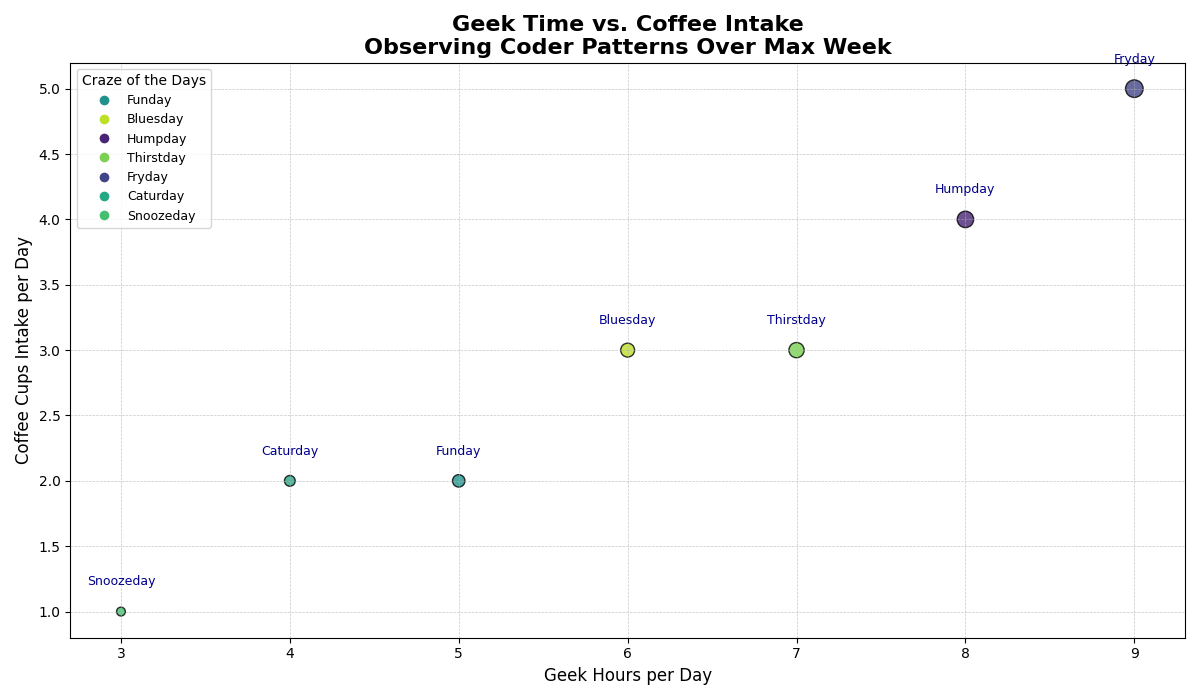

Source code (Python):
import matplotlib.pyplot as plt
import numpy as np

# Altered days of the week
days = ["Funday", "Bluesday", "Humpday", "Thirstday", "Fryday", "Caturday", "Snoozeday"]
hours_of_coding = np.array([5, 6, 8, 7, 9, 4, 3])
caffeine_consumption = np.array([2, 3, 4, 3, 5, 2, 1])
tiredness_level = np.array([4, 5, 7, 6, 8, 3, 2])
marker_sizes = tiredness_level * 20

shuffled_colors = np.array([
    plt.cm.viridis(0.5),
    plt.cm.viridis(0.9),
    plt.cm.viridis(0.1),
    plt.cm.viridis(0.8),
    plt.cm.viridis(0.2),
    plt.cm.viridis(0.6),
    plt.cm.viridis(0.7)
])

plt.figure(figsize=(12, 7))
plt.scatter(hours_of_coding, caffeine_consumption, s=marker_sizes, c=shuffled_colors, alpha=0.8, edgecolors='black', linewidth=1)

# Updated group labels for the days
for i, day in enumerate(days):
    plt.text(hours_of_coding[i], caffeine_consumption[i] + 0.2, day, fontsize=9, ha='center', color='darkblue')

# Randomly altered title and axis labels
plt.title('Geek Time vs. Coffee Intake\nObserving Coder Patterns Over Max Week', fontsize=16, fontweight='bold')
plt.xlabel('Geek Hours per Day', fontsize=12)
plt.ylabel('Coffee Cups Intake per Day', fontsize=12)
plt.grid(True, linestyle='--', linewidth=0.5, alpha=0.7)

# Legend with altered day labels
handles = [plt.Line2D([0], [0], marker='o', color='w', markerfacecolor=shuffled_colors[i], markersize=8, label=days[i]) for i in range(len(days))]
plt.legend(title='Craze of the Days', handles=handles, loc='best', fontsize=9)
plt.tight_layout()

plt.show()
